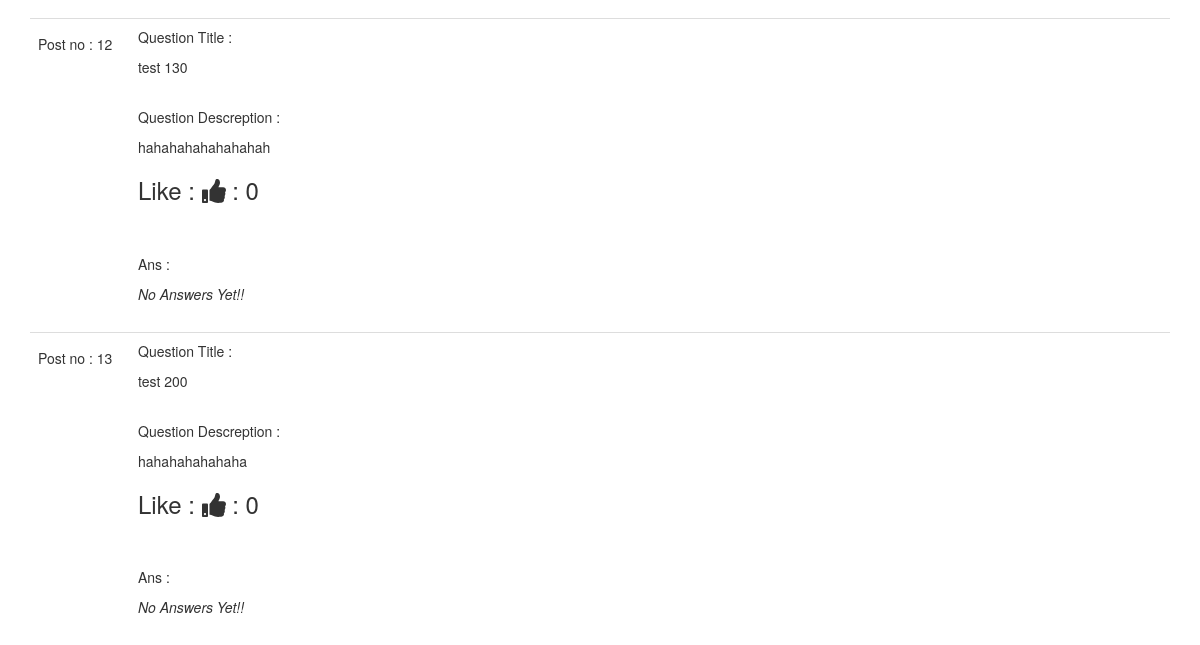
Page /questions (signed in, lower part) on the earlier database version.
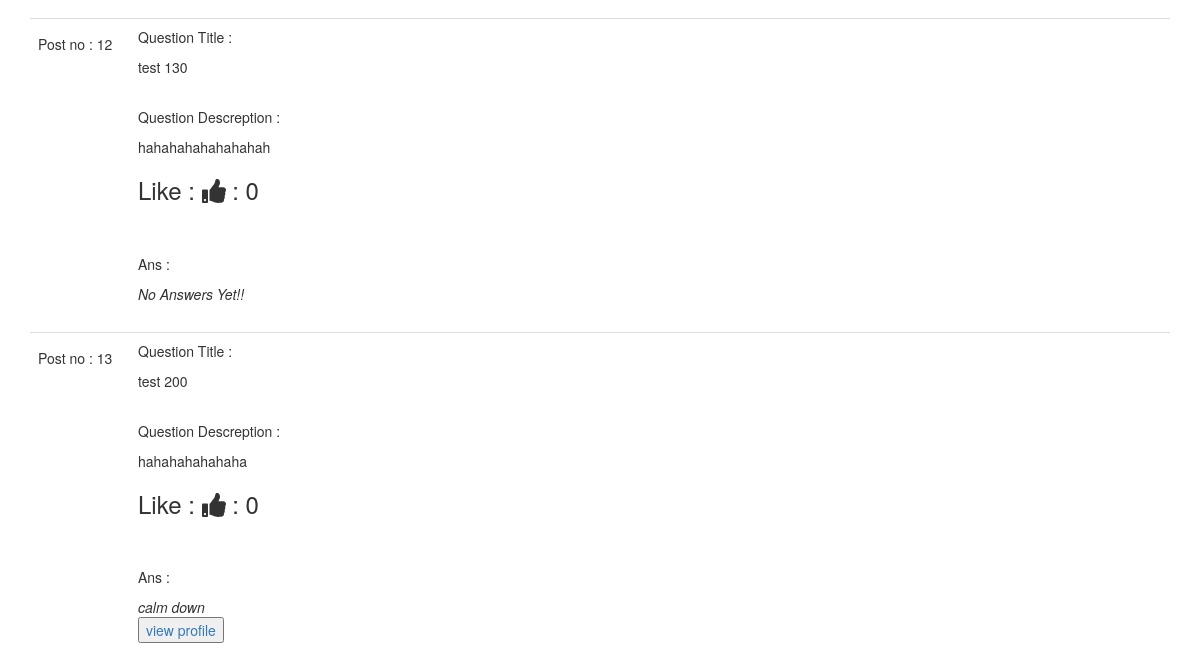
Same page on the later database version.
### app/models.py (models this page shows, shortened)
class FilQuestions(db.Model):
    id=db.Column(db.Integer,primary_key=True)
    q_title=db.Column(db.String(100),nullable=False)
    q_desc=db.Column(db.String(300),nullable=False)
    timestamp=db.Column(db.DateTime,index=True,default=datetime.utcnow)
    ans_text=db.Column(db.String(200),index=True)
    psy_id=db.Column(db.Integer,db.ForeignKey('users.id'))
    no_upvotes=db.Column(db.Integer)

### app/routes.py (the view)
@app.route('/questions')
def questions():
    all_quest=FilQuestions.query.all()
    return render_template('questions.html',questions=all_quest)

### app/templates/questions.html (shortened to what this page needs)
{% extends "base.html" %}
{% import "_quest.html" as quest %}
{% block content %}
<div class="container">
    {% for q in questions %}
    <div>
        {{ quest.question(q.id,q.q_title,q.q_desc,q.ans_text,q.psy_id,q.no_upvotes) }}
    </div>
    {% endfor %}
</div>
{% endblock %}

### app/templates/base.html (shortened to what this page needs)
{% extends "bootstrap/base.html" %}
{% block head %}
  {{ super() }}
  <head>
    <link href="https://cdnjs.cloudflare.com/ajax/libs/magnific-popup.js/1.1.0/magnific-popup.min.css" rel="stylesheet" />
    <link rel="stylesheet" href="https://maxcdn.bootstrapcdn.com/bootstrap/3.3.7/css/bootstrap.min.css">
  </head>
   {% endblock %}

### app/templates/_quest.html (shortened to what this page needs)
{% macro question(id,qt,qd,ans,psy_id,upvotes) %}
<table class="table table-hover">
    <tr>
        <td width="100px">
            <h5>Post no : {{ id }}</h5>
            <br>
        </td>
        <td>
            <p>Question Title : </p>
            <p>
                {{ qt }}
            </p>
            <br>
            <p>Question Descreption :</p>
            {{ qd }}
            <br>
            <h3>Like : <i id="button" class="fa fa-thumbs-up" aria-hidden="true"></i> : {{ upvotes }}</h3>
            <br>
            <br>
            <p>Ans :</p>
            {% if ans==None %}
                <span><em>No Answers Yet!!</em></span>
            {% else %}
                <span><em>{{ ans }}</em></span><br>
                {% if psy_id > 3  %}
                <button><a href="{{ url_for('viewprofile',psy_id=psy_id) }}">view profile</a></button>
                {% endif %}
            {% endif %}
        </td>
    </tr>
</table>
{% endmacro %}

Differences in the rows shown:
changed FilQuestions "test 200": ans_text (not shown) → "calm down"; no longer shows "No Answers Yet!!"
